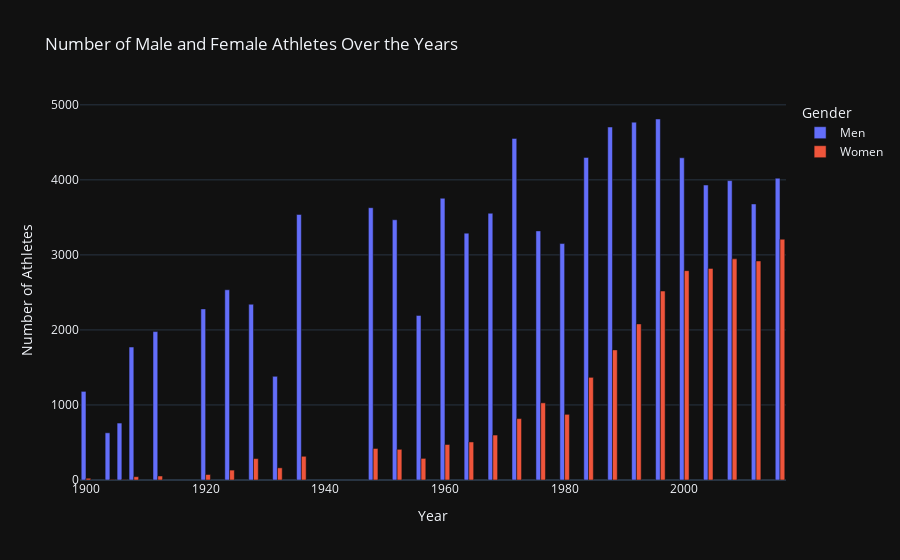

Notebook code for this chart:
### Code cell
data = {
    'Year': [1900, 1904, 1906, 1908, 1912, 1920, 1924, 1928, 1932, 1936, 1948, 1952, 1956,
             1960, 1964, 1968, 1972, 1976, 1980, 1984, 1988, 1992, 1996, 2000, 2004, 2008,
             2012, 2016],
    'Men': [1181, 629, 759, 1772, 1978, 2280, 2535, 2342, 1382, 3539, 3629, 3468, 2193,
            3755, 3290, 3555, 4552, 3320, 3151, 4299, 4704, 4769, 4811, 4294, 3931, 3990,
            3679, 4022],
    'Women': [23, 6, 6, 44, 53, 73, 132, 285, 162, 316, 420, 409, 288, 473, 507, 599,
              818, 1028, 875, 1368, 1734, 2080, 2518, 2790, 2820, 2947, 2919, 3209]
}

df_gender = pd.DataFrame(data)

# Convert to long format for grouped bar chart
df_long = df_gender.melt(id_vars='Year', value_vars=['Men', 'Women'], 
                         var_name='Gender', value_name='Count')

# Plot using Plotly
fig = px.bar(df_long, x='Year', y='Count', color='Gender', 
             barmode='group', title='Number of Male and Female Athletes Over the Years')

fig.update_layout(template='plotly_dark', xaxis_title='Year', yaxis_title='Number of Athletes')
fig.show()

### Figure 1 — Plotly figure (JSON) as saved in the notebook; plotly's stock layout.template omitted (floating-point values rounded to 4 significant figures)
{"data": [{"alignmentgroup": "True", "hovertemplate": "Gender=Men<br>Year=%{x}<br>Count=%{y}<extra></extra>", "legendgroup": "Men", "marker": {"color": "#636efa", "pattern": {"shape": ""}}, "name": "Men", "offsetgroup": "Men", "orientation": "v", "showlegend": true, "textposition": "auto", "type": "bar", "x": [1900, 1904, 1906, 1908, 1912, 1920, 1924, 1928, 1932, 1936, 1948, 1952, 1956, 1960, 1964, 1968, 1972, 1976, 1980, 1984, 1988, 1992, 1996, 2000, 2004, 2008, 2012, 2016], "xaxis": "x", "y": [1181, 629, 759, 1772, 1978, 2280, 2535, 2342, 1382, 3539, 3629, 3468, 2193, 3755, 3290, 3555, 4552, 3320, 3151, 4299, 4704, 4769, 4811, 4294, 3931, 3990, 3679, 4022], "yaxis": "y"}, {"alignmentgroup": "True", "hovertemplate": "Gender=Women<br>Year=%{x}<br>Count=%{y}<extra></extra>", "legendgroup": "Women", "marker": {"color": "#EF553B", "pattern": {"shape": ""}}, "name": "Women", "offsetgroup": "Women", "orientation": "v", "showlegend": true, "textposition": "auto", "type": "bar", "x": [1900, 1904, 1906, 1908, 1912, 1920, 1924, 1928, 1932, 1936, 1948, 1952, 1956, 1960, 1964, 1968, 1972, 1976, 1980, 1984, 1988, 1992, 1996, 2000, 2004, 2008, 2012, 2016], "xaxis": "x", "y": [23, 6, 6, 44, 53, 73, 132, 285, 162, 316, 420, 409, 288, 473, 507, 599, 818, 1028, 875, 1368, 1734, 2080, 2518, 2790, 2820, 2947, 2919, 3209], "yaxis": "y"}], "layout": {"autosize": true, "barmode": "group", "legend": {"title": {"text": "Gender"}, "tracegroupgap": 0}, "title": {"text": "Number of Male and Female Athletes Over the Years"}, "xaxis": {"anchor": "y", "autorange": true, "domain": [0, 1], "range": [1899, 2017], "title": {"text": "Year"}, "type": "linear"}, "yaxis": {"anchor": "x", "autorange": true, "domain": [0, 1], "range": [0, 5064.0], "title": {"text": "Number of Athletes"}, "type": "linear"}}}
